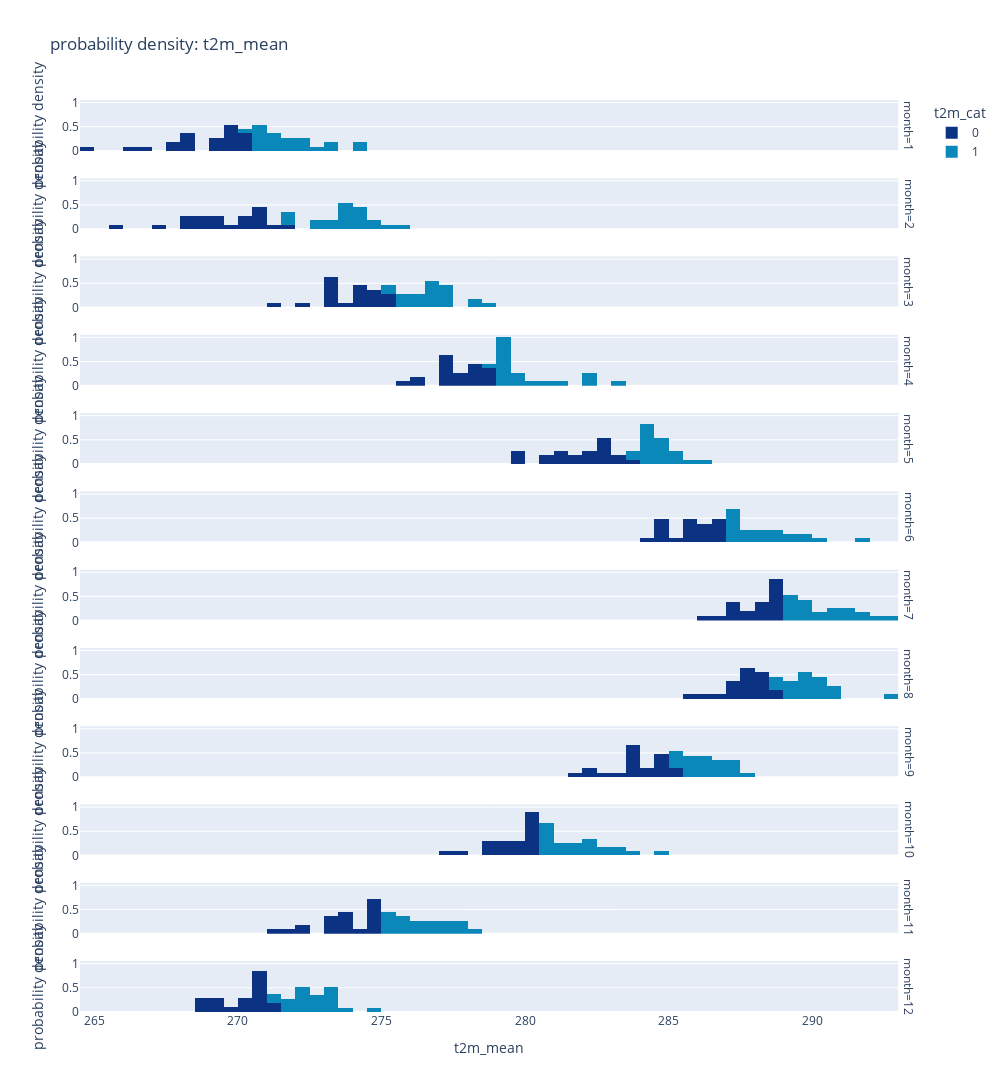

Notebook code for this chart:
### Code cell
#visual check if setting of categories was successfull
fig = px.histogram(
    data_frame = df,
    x = "t2m_mean",
    histnorm = "probability density",

    facet_row = "month",
    color = "t2m_cat",

    color_discrete_sequence = plt_style_s,
    title = "probability density: t2m_mean",
    nbins = 100,

    width = 1000,
    height = 2000,

    labels = {"probability density" : ""},
)

fig.show()

### Figure 1 — Plotly figure (JSON) as saved in the notebook; plotly's stock layout.template omitted (floating-point values rounded to 4 significant figures)
{"data": [{"alignmentgroup": "True", "bingroup": "x", "histnorm": "probability density", "hovertemplate": "t2m_cat=0<br>month=1<br>t2m_mean=%{x}<br>probability density=%{y}<extra></extra>", "legendgroup": "0", "marker": {"color": "rgb(12,51,131)", "pattern": {"shape": ""}}, "name": "0", "nbinsx": 100, "offsetgroup": "0", "orientation": "v", "showlegend": true, "type": "histogram", "x": [266.7, 268.3, 267.5, 269.8, 264.8, 269.6, 266.4, 270.2, 270.1, 269, 269.2, 270, 269.1, 269.9, 269.6, 269.5, 268.1, 268.3, 268, 267.6, 269.7, 270.1], "xaxis": "x12", "yaxis": "y12"}, {"alignmentgroup": "True", "bingroup": "x", "histnorm": "probability density", "hovertemplate": "t2m_cat=0<br>month=2<br>t2m_mean=%{x}<br>probability density=%{y}<extra></extra>", "legendgroup": "0", "marker": {"color": "rgb(12,51,131)", "pattern": {"shape": ""}}, "name": "0", "nbinsx": 100, "offsetgroup": "0", "orientation": "v", "showlegend": false, "type": "histogram", "x": [268.8, 270.6, 268.2, 269.2, 270.4, 265.9, 271.1, 270.9, 268.5, 270, 271.5, 269.4, 269.6, 268.2, 268.4, 270.2, 270.6, 270.6, 267.1, 268.9, 270.6, 269.2], "xaxis": "x11", "yaxis": "y11"}, {"alignmentgroup": "True", "bingroup": "x", "histnorm": "probability density", "hovertemplate": "t2m_cat=0<br>month=3<br>t2m_mean=%{x}<br>probability density=%{y}<extra></extra>", "legendgroup": "0", "marker": {"color": "rgb(12,51,131)", "pattern": {"shape": ""}}, "name": "0", "nbinsx": 100, "offsetgroup": "0", "orientation": "v", "showlegend": false, "type": "histogram", "x": [274.8, 274.4, 273.4, 275, 272.2, 273, 273.9, 271.2, 273.3, 274, 273.1, 273, 275.2, 274.2, 275, 273.3, 274.7, 274.7, 274.4, 273.4, 274.7, 274.2], "xaxis": "x10", "yaxis": "y10"}, {"alignmentgroup": "True", "bingroup": "x", "histnorm": "probability density", "hovertemplate": "t2m_cat=0<br>month=4<br>t2m_mean=%{x}<br>probability density=%{y}<extra></extra>", "legendgroup": "0", "marker": {"color": "rgb(12,51,131)", "pattern": {"shape": ""}}, "name": "0", "nbinsx": 100, "offsetgroup": "0", "orientation": "v", "showlegend": false, "type": "histogram", "x": [276.1, 275.8, 277.2, 278.2, 277, 277.8, 276.4, 277.1, 277.1, 277, 278.1, 277.1, 278.7, 277.6, 278, 278.4, 277, 278.7, 278.7, 278, 278.7, 277.6], "xaxis": "x9", "yaxis": "y9"}, {"alignmentgroup": "True", "bingroup": "x", "histnorm": "probability density", "hovertemplate": "t2m_cat=0<br>month=5<br>t2m_mean=%{x}<br>probability density=%{y}<extra></extra>", "legendgroup": "0", "marker": {"color": "rgb(12,51,131)", "pattern": {"shape": ""}}, "name": "0", "nbinsx": 100, "offsetgroup": "0", "orientation": "v", "showlegend": false, "type": "histogram", "x": [281.7, 280.7, 282.1, 282.5, 280.5, 279.5, 282, 279.9, 279.7, 283.3, 282.7, 282.6, 283.4, 282.8, 281.8, 283.6, 282.1, 281.1, 282.7, 282.8, 281, 281.2], "xaxis": "x8", "yaxis": "y8"}, {"alignmentgroup": "True", "bingroup": "x", "histnorm": "probability density", "hovertemplate": "t2m_cat=0<br>month=6<br>t2m_mean=%{x}<br>probability density=%{y}<extra></extra>", "legendgroup": "0", "marker": {"color": "rgb(12,51,131)", "pattern": {"shape": ""}}, "name": "0", "nbinsx": 100, "offsetgroup": "0", "orientation": "v", "showlegend": false, "type": "histogram", "x": [286, 284.2, 286.3, 286.8, 286.7, 284.9, 284.5, 286.4, 284.5, 285.5, 285.3, 285.5, 284.9, 285.6, 284.9, 286, 285.7, 285.8, 286.9, 286.5, 286.8], "xaxis": "x7", "yaxis": "y7"}, {"alignmentgroup": "True", "bingroup": "x", "histnorm": "probability density", "hovertemplate": "t2m_cat=0<br>month=7<br>t2m_mean=%{x}<br>probability density=%{y}<extra></extra>", "legendgroup": "0", "marker": {"color": "rgb(12,51,131)", "pattern": {"shape": ""}}, "name": "0", "nbinsx": 100, "offsetgroup": "0", "orientation": "v", "showlegend": false, "type": "histogram", "x": [287.8, 286.1, 287.1, 288.1, 288.2, 288.6, 288.7, 288.9, 288.7, 287.3, 287.6, 287.4, 286.5, 288.5, 288.4, 288.5, 288.9, 287, 288.9, 288.1, 288.8], "xaxis": "x6", "yaxis": "y6"}, {"alignmentgroup": "True", "bingroup": "x", "histnorm": "probability density", "hovertemplate": "t2m_cat=0<br>month=8<br>t2m_mean=%{x}<br>probability density=%{y}<extra></extra>", "legendgroup": "0", "marker": {"color": "rgb(12,51,131)", "pattern": {"shape": ""}}, "name": "0", "nbinsx": 100, "offsetgroup": "0", "orientation": "v", "showlegend": false, "type": "histogram", "x": [286.3, 288.2, 287.3, 288.2, 287.3, 287.6, 287.7, 287.9, 288.4, 288.1, 288.4, 287.8, 287.2, 288.5, 287.8, 287, 285.6, 287.8, 288.6, 287.8, 286.8, 288], "xaxis": "x5", "yaxis": "y5"}, {"alignmentgroup": "True", "bingroup": "x", "histnorm": "probability density", "hovertemplate": "t2m_cat=0<br>month=9<br>t2m_mean=%{x}<br>probability density=%{y}<extra></extra>", "legendgroup": "0", "marker": {"color": "rgb(12,51,131)", "pattern": {"shape": ""}}, "name": "0", "nbinsx": 100, "offsetgroup": "0", "orientation": "v", "showlegend": false, "type": "histogram", "x": [284.6, 282.8, 285, 284.6, 284.6, 283.9, 284.7, 283.5, 284.4, 282.3, 281.7, 284.1, 282, 283.5, 285, 283.6, 283.7, 283.9, 283.9, 283.4, 284.8], "xaxis": "x4", "yaxis": "y4"}, {"alignmentgroup": "True", "bingroup": "x", "histnorm": "probability density", "hovertemplate": "t2m_cat=0<br>month=10<br>t2m_mean=%{x}<br>probability density=%{y}<extra></extra>", "legendgroup": "0", "marker": {"color": "rgb(12,51,131)", "pattern": {"shape": ""}}, "name": "0", "nbinsx": 100, "offsetgroup": "0", "orientation": "v", "showlegend": false, "type": "histogram", "x": [278.7, 279.2, 279.2, 280.2, 280.2, 278.9, 277.9, 278.8, 280.3, 280, 280.1, 279.9, 277.4, 280.3, 280.2, 279.4, 280, 279.6, 279.7, 280.3], "xaxis": "x3", "yaxis": "y3"}, {"alignmentgroup": "True", "bingroup": "x", "histnorm": "probability density", "hovertemplate": "t2m_cat=0<br>month=11<br>t2m_mean=%{x}<br>probability density=%{y}<extra></extra>", "legendgroup": "0", "marker": {"color": "rgb(12,51,131)", "pattern": {"shape": ""}}, "name": "0", "nbinsx": 100, "offsetgroup": "0", "orientation": "v", "showlegend": false, "type": "histogram", "x": [273.4, 273, 273.7, 274.9, 271.1, 273.4, 273.1, 273.7, 273.8, 272.3, 274.2, 274.7, 271.6, 272.3, 273.6, 274.7, 274.5, 273.7, 274.9, 274.7, 274.7, 274.5], "xaxis": "x2", "yaxis": "y2"}, {"alignmentgroup": "True", "bingroup": "x", "histnorm": "probability density", "hovertemplate": "t2m_cat=0<br>month=12<br>t2m_mean=%{x}<br>probability density=%{y}<extra></extra>", "legendgroup": "0", "marker": {"color": "rgb(12,51,131)", "pattern": {"shape": ""}}, "name": "0", "nbinsx": 100, "offsetgroup": "0", "orientation": "v", "showlegend": false, "type": "histogram", "x": [268.6, 269.9, 270.4, 270.8, 270.8, 268.5, 269.1, 271, 270.6, 270.3, 270.6, 270.7, 269, 270.9, 268.8, 270.4, 270.6, 270.6, 269, 271.1, 270.9], "xaxis": "x", "yaxis": "y"}, {"alignmentgroup": "True", "bingroup": "x", "histnorm": "probability density", "hovertemplate": "t2m_cat=1<br>month=1<br>t2m_mean=%{x}<br>probability density=%{y}<extra></extra>", "legendgroup": "1", "marker": {"color": "rgb(10,136,186)", "pattern": {"shape": ""}}, "name": "1", "nbinsx": 100, "offsetgroup": "1", "orientation": "v", "showlegend": true, "type": "histogram", "x": [270.6, 271.7, 272.8, 270.7, 272.4, 271.9, 270.8, 270.9, 271.4, 271.3, 270.3, 274, 273, 270.7, 271.4, 270.8, 273, 271.7, 272.4, 274.3, 272.4, 271.2], "xaxis": "x12", "yaxis": "y12"}, {"alignmentgroup": "True", "bingroup": "x", "histnorm": "probability density", "hovertemplate": "t2m_cat=1<br>month=2<br>t2m_mean=%{x}<br>probability density=%{y}<extra></extra>", "legendgroup": "1", "marker": {"color": "rgb(10,136,186)", "pattern": {"shape": ""}}, "name": "1", "nbinsx": 100, "offsetgroup": "1", "orientation": "v", "showlegend": false, "type": "histogram", "x": [271.8, 272.7, 273.5, 275.3, 271.7, 274.4, 273.8, 273.8, 273.3, 272.8, 274.6, 271.7, 274.7, 273.8, 273, 274.1, 274.1, 274.3, 273.8, 275.5, 274.4, 273.8], "xaxis": "x11", "yaxis": "y11"}, {"alignmentgroup": "True", "bingroup": "x", "histnorm": "probability density", "hovertemplate": "t2m_cat=1<br>month=3<br>t2m_mean=%{x}<br>probability density=%{y}<extra></extra>", "legendgroup": "1", "marker": {"color": "rgb(10,136,186)", "pattern": {"shape": ""}}, "name": "1", "nbinsx": 100, "offsetgroup": "1", "orientation": "v", "showlegend": false, "type": "histogram", "x": [276.7, 277.4, 276.8, 277.2, 275.4, 278.5, 277.3, 275.6, 275.6, 277, 276.6, 276.9, 275.9, 276.5, 278, 277, 276.3, 278.4, 276.8, 276, 275.3, 276.3], "xaxis": "x10", "yaxis": "y10"}, {"alignmentgroup": "True", "bingroup": "x", "histnorm": "probability density", "hovertemplate": "t2m_cat=1<br>month=4<br>t2m_mean=%{x}<br>probability density=%{y}<extra></extra>", "legendgroup": "1", "marker": {"color": "rgb(10,136,186)", "pattern": {"shape": ""}}, "name": "1", "nbinsx": 100, "offsetgroup": "1", "orientation": "v", "showlegend": false, "type": "histogram", "x": [279.4, 279, 279.1, 279.6, 279, 279.4, 278.9, 279.2, 279, 283.4, 281, 279.8, 282.3, 279.5, 280.7, 280, 279.4, 279.2, 282.3, 279.2, 282, 279.2], "xaxis": "x9", "yaxis": "y9"}, {"alignmentgroup": "True", "bingroup": "x", "histnorm": "probability density", "hovertemplate": "t2m_cat=1<br>month=5<br>t2m_mean=%{x}<br>probability density=%{y}<extra></extra>", "legendgroup": "1", "marker": {"color": "rgb(10,136,186)", "pattern": {"shape": ""}}, "name": "1", "nbinsx": 100, "offsetgroup": "1", "orientation": "v", "showlegend": false, "type": "histogram", "x": [284.4, 283.7, 283.7, 284.3, 284.4, 284, 284, 284.8, 284.8, 285.2, 284.6, 284.1, 284.6, 284.9, 285.7, 285.3, 284.1, 284.2, 284.6, 285.2, 284.4, 286.1], "xaxis": "x8", "yaxis": "y8"}, {"alignmentgroup": "True", "bingroup": "x", "histnorm": "probability density", "hovertemplate": "t2m_cat=1<br>month=6<br>t2m_mean=%{x}<br>probability density=%{y}<extra></extra>", "legendgroup": "1", "marker": {"color": "rgb(10,136,186)", "pattern": {"shape": ""}}, "name": "1", "nbinsx": 100, "offsetgroup": "1", "orientation": "v", "showlegend": false, "type": "histogram", "x": [287, 287.1, 287.4, 287.4, 288.3, 289.1, 291.7, 288.6, 288.1, 287.6, 287.8, 287, 287.4, 287.2, 288.2, 287.7, 288.5, 287, 289.9, 288.8, 289.9, 289.1, 290], "xaxis": "x7", "yaxis": "y7"}, {"alignmentgroup": "True", "bingroup": "x", "histnorm": "probability density", "hovertemplate": "t2m_cat=1<br>month=7<br>t2m_mean=%{x}<br>probability density=%{y}<extra></extra>", "legendgroup": "1", "marker": {"color": "rgb(10,136,186)", "pattern": {"shape": ""}}, "name": "1", "nbinsx": 100, "offsetgroup": "1", "orientation": "v", "showlegend": false, "type": "histogram", "x": [289.6, 291.9, 289.7, 289.9, 289.1, 291.3, 290.9, 289, 289.1, 289, 290.2, 289, 292.3, 289.2, 290.7, 290.8, 292.6, 289.9, 289.9, 291, 291.1, 290.2, 291.8], "xaxis": "x6", "yaxis": "y6"}, {"alignmentgroup": "True", "bingroup": "x", "histnorm": "probability density", "hovertemplate": "t2m_cat=1<br>month=8<br>t2m_mean=%{x}<br>probability density=%{y}<extra></extra>", "legendgroup": "1", "marker": {"color": "rgb(10,136,186)", "pattern": {"shape": ""}}, "name": "1", "nbinsx": 100, "offsetgroup": "1", "orientation": "v", "showlegend": false, "type": "histogram", "x": [288.8, 288.9, 289.9, 290.7, 289.7, 289.5, 289, 289.2, 289.6, 292.5, 288.8, 290.4, 289.7, 290.2, 289.2, 290.3, 289.4, 290.1, 290.6, 289.8, 290, 290.9], "xaxis": "x5", "yaxis": "y5"}, {"alignmentgroup": "True", "bingroup": "x", "histnorm": "probability density", "hovertemplate": "t2m_cat=1<br>month=9<br>t2m_mean=%{x}<br>probability density=%{y}<extra></extra>", "legendgroup": "1", "marker": {"color": "rgb(10,136,186)", "pattern": {"shape": ""}}, "name": "1", "nbinsx": 100, "offsetgroup": "1", "orientation": "v", "showlegend": false, "type": "histogram", "x": [285.9, 285.1, 286.5, 285.2, 286.1, 287.4, 286.6, 286.2, 286.8, 285.4, 285.7, 286, 287.6, 286.2, 287.1, 285.1, 285.5, 285.6, 287.1, 287, 285.9, 286.4, 286.6], "xaxis": "x4", "yaxis": "y4"}, {"alignmentgroup": "True", "bingroup": "x", "histnorm": "probability density", "hovertemplate": "t2m_cat=1<br>month=10<br>t2m_mean=%{x}<br>probability density=%{y}<extra></extra>", "legendgroup": "1", "marker": {"color": "rgb(10,136,186)", "pattern": {"shape": ""}}, "name": "1", "nbinsx": 100, "offsetgroup": "1", "orientation": "v", "showlegend": false, "type": "histogram", "x": [280.6, 280.9, 281.1, 281.2, 281.7, 280.5, 281.8, 283.4, 280.5, 280.8, 283.7, 280.5, 282.1, 282, 283.4, 281.1, 280.5, 280.7, 282, 282.8, 281.7, 282.1, 282.6, 284.5], "xaxis": "x3", "yaxis": "y3"}, {"alignmentgroup": "True", "bingroup": "x", "histnorm": "probability density", "hovertemplate": "t2m_cat=1<br>month=11<br>t2m_mean=%{x}<br>probability density=%{y}<extra></extra>", "legendgroup": "1", "marker": {"color": "rgb(10,136,186)", "pattern": {"shape": ""}}, "name": "1", "nbinsx": 100, "offsetgroup": "1", "orientation": "v", "showlegend": false, "type": "histogram", "x": [275.5, 276.2, 275, 275.2, 276.4, 278.3, 275, 275.1, 276.8, 275.9, 277.5, 277.2, 275.1, 276.7, 276.3, 277.8, 277.7, 275.6, 276.6, 275.5, 277, 277.1], "xaxis": "x2", "yaxis": "y2"}, {"alignmentgroup": "True", "bingroup": "x", "histnorm": "probability density", "hovertemplate": "t2m_cat=1<br>month=12<br>t2m_mean=%{x}<br>probability density=%{y}<extra></extra>", "legendgroup": "1", "marker": {"color": "rgb(10,136,186)", "pattern": {"shape": ""}}, "name": "1", "nbinsx": 100, "offsetgroup": "1", "orientation": "v", "showlegend": false, "type": "histogram", "x": [272.4, 271.4, 272.2, 272.2, 271.9, 271.8, 272.7, 273.3, 271.9, 273.2, 273.3, 271.4, 272.8, 273, 272.1, 273.3, 274.8, 272.2, 273, 273.8, 272.5, 272, 272.9], "xaxis": "x", "yaxis": "y"}], "layout": {"annotations": [{"font": {}, "showarrow": false, "text": "month=12", "textangle": 90, "x": 0.98, "xanchor": "left", "xref": "paper", "y": 0.02792, "yanchor": "middle", "yref": "paper"}, {"font": {}, "showarrow": false, "text": "month=11", "textangle": 90, "x": 0.98, "xanchor": "left", "xref": "paper", "y": 0.1137, "yanchor": "middle", "yref": "paper"}, {"font": {}, "showarrow": false, "text": "month=10", "textangle": 90, "x": 0.98, "xanchor": "left", "xref": "paper", "y": 0.1996, "yanchor": "middle", "yref": "paper"}, {"font": {}, "showarrow": false, "text": "month=9", "textangle": 90, "x": 0.98, "xanchor": "left", "xref": "paper", "y": 0.2854, "yanchor": "middle", "yref": "paper"}, {"font": {}, "showarrow": false, "text": "month=8", "textangle": 90, "x": 0.98, "xanchor": "left", "xref": "paper", "y": 0.3712, "yanchor": "middle", "yref": "paper"}, {"font": {}, "showarrow": false, "text": "month=7", "textangle": 90, "x": 0.98, "xanchor": "left", "xref": "paper", "y": 0.4571, "yanchor": "middle", "yref": "paper"}, {"font": {}, "showarrow": false, "text": "month=6", "textangle": 90, "x": 0.98, "xanchor": "left", "xref": "paper", "y": 0.5429, "yanchor": "middle", "yref": "paper"}, {"font": {}, "showarrow": false, "text": "month=5", "textangle": 90, "x": 0.98, "xanchor": "left", "xref": "paper", "y": 0.6287, "yanchor": "middle", "yref": "paper"}, {"font": {}, "showarrow": false, "text": "month=4", "textangle": 90, "x": 0.98, "xanchor": "left", "xref": "paper", "y": 0.7146, "yanchor": "middle", "yref": "paper"}, {"font": {}, "showarrow": false, "text": "month=3", "textangle": 90, "x": 0.98, "xanchor": "left", "xref": "paper", "y": 0.8004, "yanchor": "middle", "yref": "paper"}, {"font": {}, "showarrow": false, "text": "month=2", "textangle": 90, "x": 0.98, "xanchor": "left", "xref": "paper", "y": 0.8862, "yanchor": "middle", "yref": "paper"}, {"font": {}, "showarrow": false, "text": "month=1", "textangle": 90, "x": 0.98, "xanchor": "left", "xref": "paper", "y": 0.9721, "yanchor": "middle", "yref": "paper"}], "barmode": "relative", "height": 2000, "legend": {"title": {"text": "t2m_cat"}, "tracegroupgap": 0}, "title": {"text": "probability density: t2m_mean"}, "width": 1000, "xaxis": {"anchor": "y", "domain": [0, 0.98], "title": {"text": "t2m_mean"}}, "xaxis10": {"anchor": "y10", "domain": [0, 0.98], "matches": "x", "showticklabels": false}, "xaxis11": {"anchor": "y11", "domain": [0, 0.98], "matches": "x", "showticklabels": false}, "xaxis12": {"anchor": "y12", "domain": [0, 0.98], "matches": "x", "showticklabels": false}, "xaxis2": {"anchor": "y2", "domain": [0, 0.98], "matches": "x", "showticklabels": false}, "xaxis3": {"anchor": "y3", "domain": [0, 0.98], "matches": "x", "showticklabels": false}, "xaxis4": {"anchor": "y4", "domain": [0, 0.98], "matches": "x", "showticklabels": false}, "xaxis5": {"anchor": "y5", "domain": [0, 0.98], "matches": "x", "showticklabels": false}, "xaxis6": {"anchor": "y6", "domain": [0, 0.98], "matches": "x", "showticklabels": false}, "xaxis7": {"anchor": "y7", "domain": [0, 0.98], "matches": "x", "showticklabels": false}, "xaxis8": {"anchor": "y8", "domain": [0, 0.98], "matches": "x", "showticklabels": false}, "xaxis9": {"anchor": "y9", "domain": [0, 0.98], "matches": "x", "showticklabels": false}, "yaxis": {"anchor": "x", "domain": [0, 0.05583], "title": {"text": "probability density"}}, "yaxis10": {"anchor": "x10", "domain": [0.7725, 0.8283], "matches": "y", "title": {"text": "probability density"}}, "yaxis11": {"anchor": "x11", "domain": [0.8583, 0.9142], "matches": "y", "title": {"text": "probability density"}}, "yaxis12": {"anchor": "x12", "domain": [0.9442, 1.0], "matches": "y", "title": {"text": "probability density"}}, "yaxis2": {"anchor": "x2", "domain": [0.08583, 0.1417], "matches": "y", "title": {"text": "probability density"}}, "yaxis3": {"anchor": "x3", "domain": [0.1717, 0.2275], "matches": "y", "title": {"text": "probability density"}}, "yaxis4": {"anchor": "x4", "domain": [0.2575, 0.3133], "matches": "y", "title": {"text": "probability density"}}, "yaxis5": {"anchor": "x5", "domain": [0.3433, 0.3992], "matches": "y", "title": {"text": "probability density"}}, "yaxis6": {"anchor": "x6", "domain": [0.4292, 0.485], "matches": "y", "title": {"text": "probability density"}}, "yaxis7": {"anchor": "x7", "domain": [0.515, 0.5708], "matches": "y", "title": {"text": "probability density"}}, "yaxis8": {"anchor": "x8", "domain": [0.6008, 0.6567], "matches": "y", "title": {"text": "probability density"}}, "yaxis9": {"anchor": "x9", "domain": [0.6867, 0.7425], "matches": "y", "title": {"text": "probability density"}}}}
